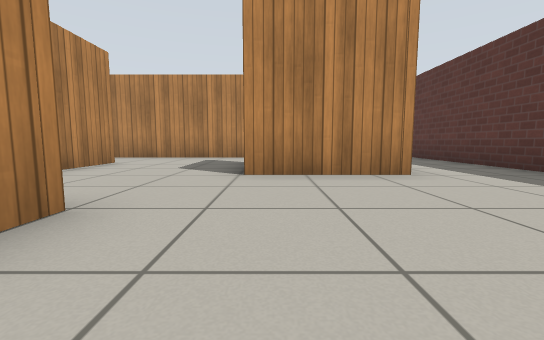
View 1 (above)

12 first-person views from a walk through a Gazebo world. The camera is 0.5 m above the floor, tilts 6° down and sees 90° across. The floor is counted in squares, 1 m on a side. Each view is taken from the middle of a square. On the plan, view 1 faces up. The plan holds only what a view shows up to about 9 squares ahead; the rest is blank. Gazebo's built-in surfaces are drawn with simple patterns.

View 2
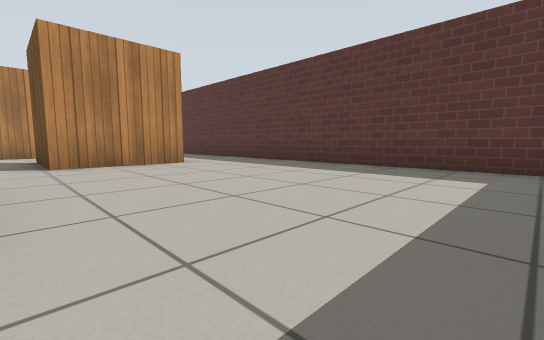

View 3
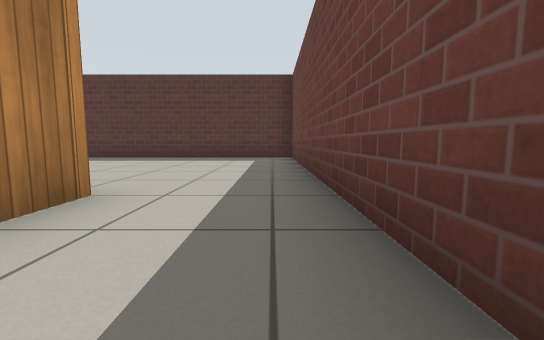

View 4
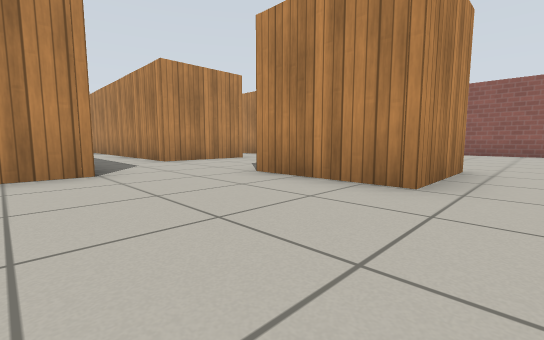

View 5
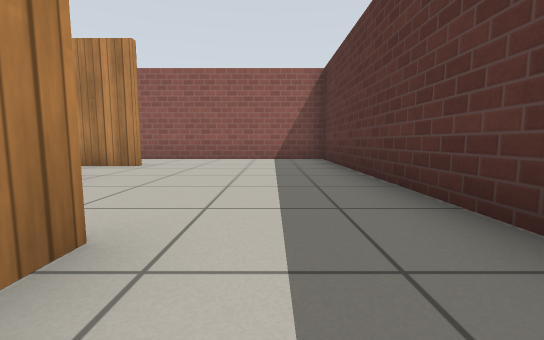

View 6
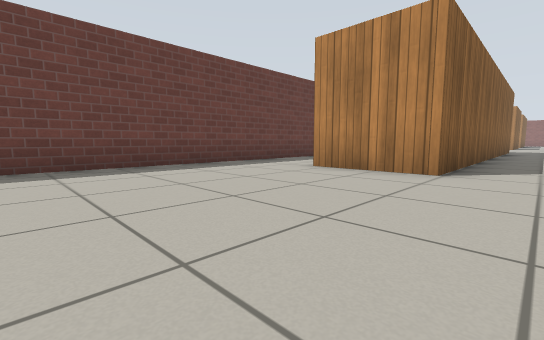

View 7
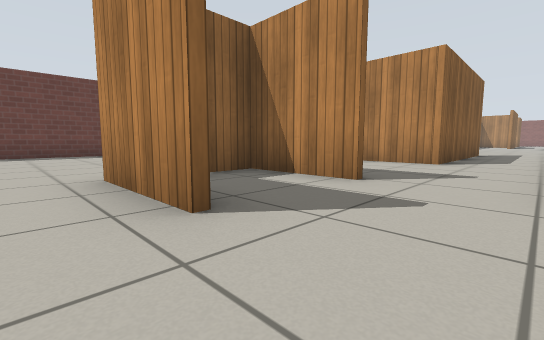

View 8
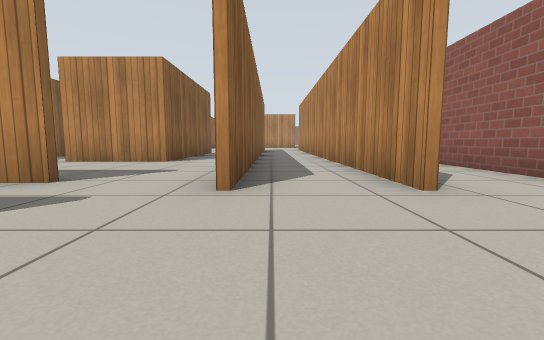

View 9
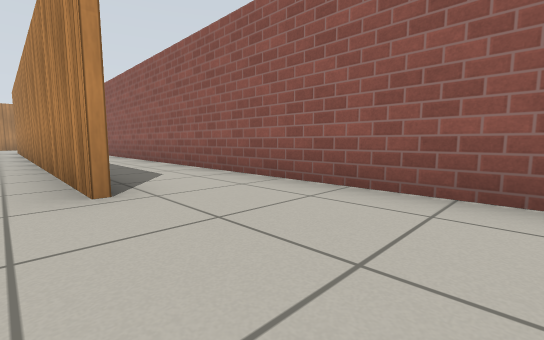

View 10
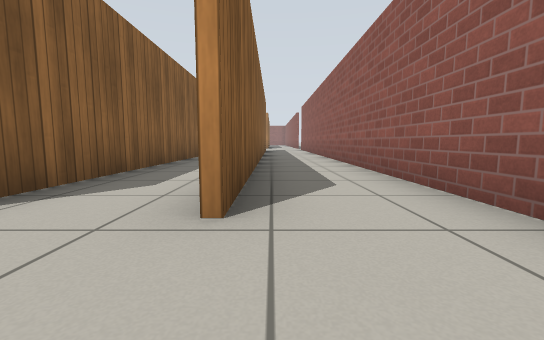

View 11
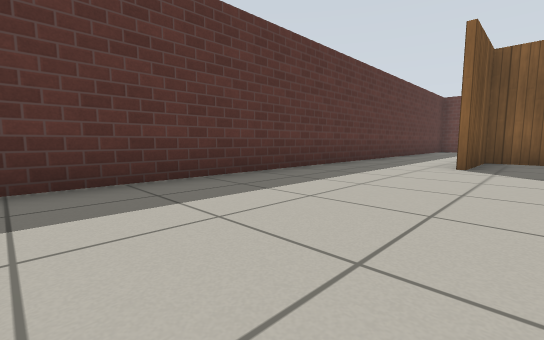

View 12
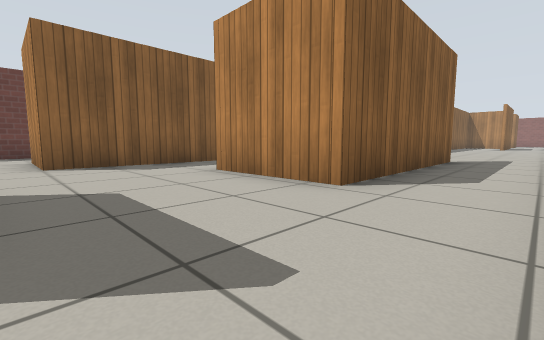

### Floor plan
Points are (right, up) in squares from view 1. A wall is a line through its corners. A room is listed if a view was taken in it or the views show most of it. See-through windows are left out.
Room 1 (views 1, 2, 4, 6)
walls: (-1.5, 1.9) (-1.5, -0.3); (-1.5, -2.6) (4.4, -2.6) (4.4, 3.6); (2.1, 4) (-0.4, 4)
ways out: opening at (-2, -1.5) to room 2; opening at (3, 4) to room 3; opening at (-1, 2.5) to room 4
Room 2 (view 3)
walls: (-8.9, 1.9) (-3.5, 1.9); (-4.4, -2.6) (-1.5, -2.6); (-3.7, 4) (-7.1, 4); (-1.5, -0.3) (-2.4, -0.3)
ways out: opening at (-2, -1.5) to room 1; opening at (-3, 3) to room 4
Room 3 (views 5, 7, 8, 9, 10, 11)
walls: (2.1, 6.4) (2.1, 4); (-0.3, 6.4) (-0.3, 4.2) (1.9, 4.2) (1.9, 6.4); (4.4, 3.6) (4.4, 12.7) (0.4, 12.7)
ways out: opening at (3, 4) to room 1; opening at (0, 7.5) to room 4; opening at (1, 11) to room 4
Room 4 (view 12)
walls: (-8.8, 6.4) (-3.7, 6.4) (-3.7, 4); (-7, 8.6) (0.4, 8.6); (-7, 10.7) (0.4, 10.7); (-3.5, 1.9) (-1.5, 1.9); (-0.2, 8.4) (-4.9, 8.4); (-0.4, 4) (-0.4, 6.4); (0.4, 10.5) (-9.4, 10.5); (0.4, 12.7) (-7.3, 12.7)
ways out: opening at (-1, 2.5) to room 1; opening at (-3, 3) to room 2; opening at (0, 7.5) to room 3; opening at (1, 11) to room 3

Positions as (right, up) in squares from view 1, and headings:
1: (0, 0), facing up
2: (-1, -2), facing up-right
3: (-4, -2), facing right
4: (3, 1), facing up-left
5: (3, 5), facing up
6: (3, 3), facing down-left
7: (3, 8), facing down-left
8: (3, 9), facing left
9: (3, 10), facing up-left
10: (2, 11), facing left
11: (1, 12), facing down-right
12: (-1, 8), facing down-left
